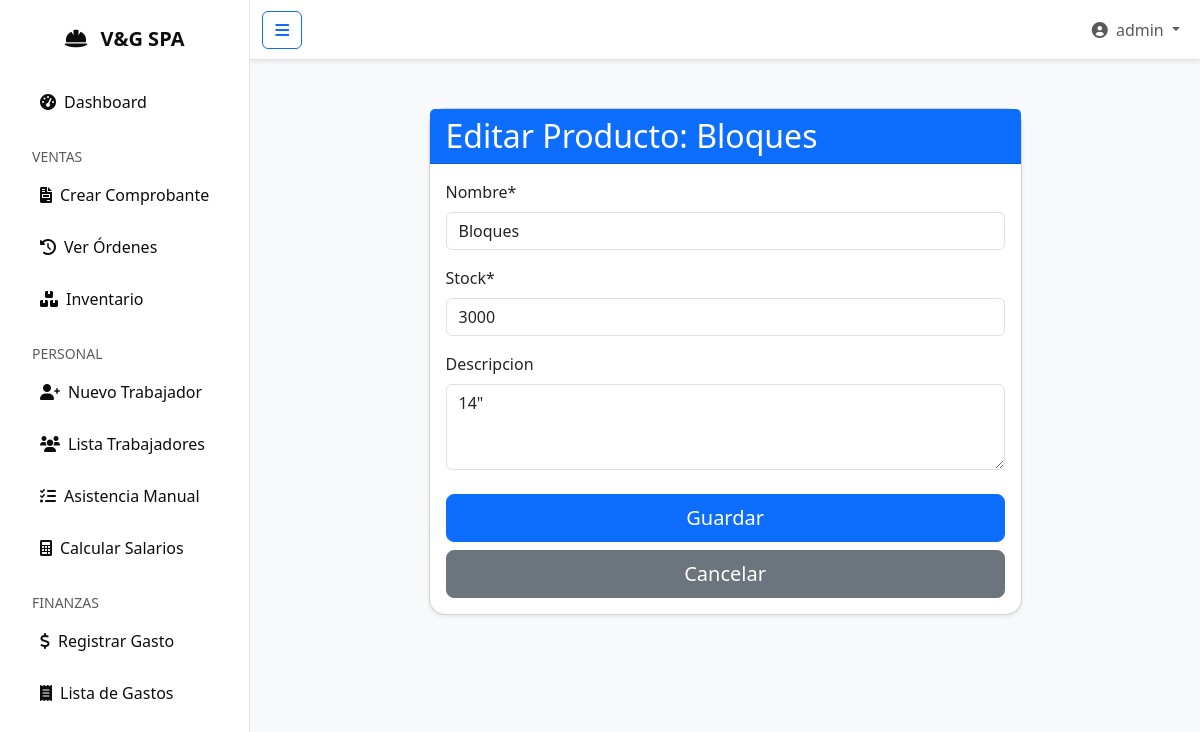
Before: /inventario/editar/2/ (signed in) with the older database file.
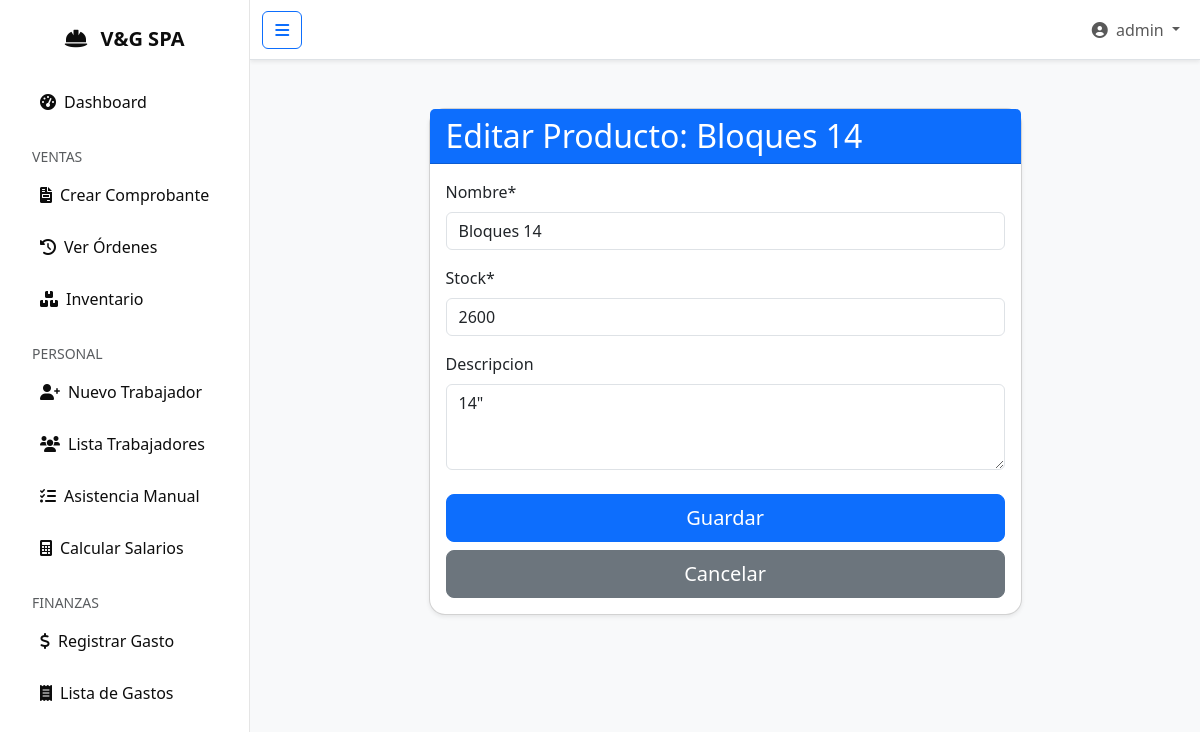
After: the same page with the newer database file.
### inventario/models.py (models this page shows, shortened)
class Producto(models.Model):
    nombre = models.CharField(max_length=100, unique=True)
    stock = models.PositiveIntegerField(default=0)
    descripcion = models.TextField(blank=True, null=True)
    class Meta:
        verbose_name_plural = "Productos"

### inventario/views.py (the view)
# urls.py: path('editar/<int:pk>/', views.editar_producto, name='editar'),
@login_required
def editar_producto(request, pk):
    producto = get_object_or_404(Producto, pk=pk)
    titulo = f"Editar Producto: {producto.nombre}"
    if request.method == 'POST':
        form = ProductoForm(request.POST, instance=producto)
        if form.is_valid():
            form.save()
            messages.success(request, "Producto actualizado.")
            return redirect('inventario:lista')
    else:
        form = ProductoForm(instance=producto)
    return render(request, 'inventario/editar_producto.html', {'form': form, 'producto': producto, 'titulo': titulo})

### inventario/forms.py
class ProductoForm(forms.ModelForm):
    class Meta:
        model = Producto
        fields = ['nombre', 'stock', 'descripcion']
        widgets = {
            'nombre': forms.TextInput(attrs={'class': 'form-control'}),
            'stock': forms.NumberInput(attrs={'class': 'form-control'}),
            'descripcion': forms.Textarea(attrs={'class': 'form-control', 'rows': 3}),
        }

### inventario/templates/inventario/editar_producto.html (shortened to what this page needs)
{% extends 'core/base.html' %}
{% load crispy_forms_tags %}
{% block contenido %}
<div class="container mt-4">
    <div class="row justify-content-center">
        <div class="col-md-8">
            <div class="card shadow-sm">
                <div class="card-header bg-primary text-white">
                    <h2 class="mb-0">{{ titulo }}</h2>
                </div>
                <div class="card-body">
                    <form method="post">
                        {{ form|crispy }}
                        <div class="d-grid gap-2 mt-4">
                            <button type="submit" class="btn btn-primary btn-lg">Guardar</button>
                            <a href="{% url 'inventario:lista' %}" class="btn btn-secondary btn-lg">Cancelar</a>
                        </div>
                    </form>
                </div>
            </div>
        </div>
    </div>
</div>
{% endblock %}

Changed rows visible on the page:
changed Producto: nombre "Bloques" → "Bloques 14"; stock "3000" → "2600"
Other visible differences:
{{ titulo }}: "Editar Producto: Bloques" → "Editar Producto: Bloques 14"
